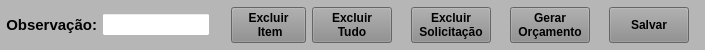
     <widget class="QWidget" name="widget_Cor8" native="true">
      <property name="sizePolicy">
       <sizepolicy hsizetype="Preferred" vsizetype="Fixed">
        <horstretch>0</horstretch>
        <verstretch>0</verstretch>
       </sizepolicy>
      </property>
      <property name="minimumSize">
       <size>
        <width>0</width>
        <height>50</height>
       </size>
      </property>
      <property name="maximumSize">
       <size>
        <width>16777215</width>
        <height>50</height>
       </size>
      </property>
      <property name="styleSheet">
       <string notr="true">background-color: rgb(182, 182, 182);</string>
      </property>
      <layout class="QHBoxLayout" name="horizontalLayout_21">
       <property name="spacing">
        <number>1</number>
       </property>
       <property name="leftMargin">
        <number>1</number>
       </property>
       <property name="topMargin">
        <number>1</number>
       </property>
       <property name="rightMargin">
        <number>1</number>
       </property>
       <property name="bottomMargin">
        <number>1</number>
       </property>
       <item>
        <widget class="QWidget" name="widget_24" native="true">
         <property name="maximumSize">
          <size>
           <width>16777215</width>
           <height>33</height>
          </size>
         </property>
         <property name="styleSheet">
          <string notr="true"/>
         </property>
         <layout class="QHBoxLayout" name="horizontalLayout_23">
          <property name="spacing">
           <number>5</number>
          </property>
          <property name="leftMargin">
           <number>5</number>
          </property>
          <property name="topMargin">
           <number>5</number>
          </property>
          <property name="rightMargin">
           <number>5</number>
          </property>
          <property name="bottomMargin">
           <number>5</number>
          </property>
          <item>
           <widget class="QLabel" name="label_28">
            <property name="sizePolicy">
             <sizepolicy hsizetype="Fixed" vsizetype="Preferred">
              <horstretch>0</horstretch>
              <verstretch>0</verstretch>
             </sizepolicy>
            </property>
            <property name="minimumSize">
             <size>
              <width>0</width>
              <height>0</height>
             </size>
            </property>
            <property name="maximumSize">
             <size>
              <width>101</width>
              <height>16777215</height>
             </size>
            </property>
            <property name="font">
             <font>
              <pointsize>11</pointsize>
              <weight>75</weight>
              <bold>true</bold>
             </font>
            </property>
            <property name="text">
             <string>Observação:</string>
            </property>
            <property name="alignment">
             <set>Qt::AlignRight|Qt::AlignTrailing|Qt::AlignVCenter</set>
            </property>
           </widget>
          </item>
          <item>
           <widget class="QLineEdit" name="line_Obs">
            <property name="sizePolicy">
             <sizepolicy hsizetype="Preferred" vsizetype="Preferred">
              <horstretch>0</horstretch>
              <verstretch>0</verstretch>
             </sizepolicy>
            </property>
            <property name="minimumSize">
             <size>
              <width>0</width>
              <height>0</height>
             </size>
            </property>
            <property name="maximumSize">
             <size>
              <width>16777215</width>
              <height>16777215</height>
             </size>
            </property>
            <property name="font">
             <font>
              <pointsize>9</pointsize>
             </font>
            </property>
            <property name="cursor">
             <cursorShape>IBeamCursor</cursorShape>
            </property>
            <property name="styleSheet">
             <string notr="true">background-color: rgb(255, 255, 255);</string>
            </property>
            <property name="inputMask">
             <string/>
            </property>
            <property name="text">
             <string/>
            </property>
            <property name="maxLength">
             <number>110</number>
            </property>
            <property name="frame">
             <bool>true</bool>
            </property>
            <property name="echoMode">
             <enum>QLineEdit::Normal</enum>
            </property>
            <property name="alignment">
             <set>Qt::AlignLeading|Qt::AlignLeft|Qt::AlignVCenter</set>
            </property>
           </widget>
          </item>
         </layout>
        </widget>
       </item>
       <item>
        <widget class="QWidget" name="widget_25" native="true">
         <property name="styleSheet">
          <string notr="true"/>
         </property>
         <layout class="QHBoxLayout" name="horizontalLayout_24">
          <property name="spacing">
           <number>6</number>
          </property>
          <property name="leftMargin">
           <number>15</number>
          </property>
          <property name="topMargin">
           <number>6</number>
          </property>
          <property name="rightMargin">
           <number>15</number>
          </property>
          <property name="bottomMargin">
           <number>6</number>
          </property>
          <item>
           <widget class="QPushButton" name="btn_ExcluirItem_Sol">
            <property name="sizePolicy">
             <sizepolicy hsizetype="Fixed" vsizetype="Preferred">
              <horstretch>0</horstretch>
              <verstretch>0</verstretch>
             </sizepolicy>
            </property>
            <property name="maximumSize">
             <size>
              <width>75</width>
              <height>16777215</height>
             </size>
            </property>
            <property name="font">
             <font>
              <pointsize>9</pointsize>
              <weight>75</weight>
              <bold>true</bold>
             </font>
            </property>
            <property name="cursor">
             <cursorShape>PointingHandCursor</cursorShape>
            </property>
            <property name="layoutDirection">
             <enum>Qt::LeftToRight</enum>
            </property>
            <property name="autoFillBackground">
             <bool>false</bool>
            </property>
            <property name="styleSheet">
             <string notr="true">background-color: rgb(141, 141, 141);</string>
            </property>
            <property name="text">
             <string>Excluir 
 Item</string>
            </property>
            <property name="checkable">
             <bool>false</bool>
            </property>
            <property name="autoDefault">
             <bool>false</bool>
            </property>
            <property name="default">
             <bool>false</bool>
            </property>
            <property name="flat">
             <bool>false</bool>
            </property>
           </widget>
          </item>
          <item>
           <widget class="QPushButton" name="btn_ExcluirTudo_Sol">
            <property name="sizePolicy">
             <sizepolicy hsizetype="Fixed" vsizetype="Preferred">
              <horstretch>0</horstretch>
              <verstretch>0</verstretch>
             </sizepolicy>
            </property>
            <property name="maximumSize">
             <size>
              <width>80</width>
              <height>16777215</height>
             </size>
            </property>
            <property name="font">
             <font>
              <pointsize>9</pointsize>
              <weight>75</weight>
              <bold>true</bold>
             </font>
            </property>
            <property name="cursor">
             <cursorShape>PointingHandCursor</cursorShape>
            </property>
            <property name="layoutDirection">
             <enum>Qt::LeftToRight</enum>
            </property>
            <property name="autoFillBackground">
             <bool>false</bool>
            </property>
            <property name="styleSheet">
             <string notr="true">background-color: rgb(141, 141, 141);</string>
            </property>
            <property name="text">
             <string>Excluir
Tudo</string>
            </property>
            <property name="checkable">
             <bool>false</bool>
            </property>
            <property name="autoDefault">
             <bool>false</bool>
            </property>
            <property name="default">
             <bool>false</bool>
            </property>
            <property name="flat">
             <bool>false</bool>
            </property>
           </widget>
          </item>
          <item>
           <widget class="QLabel" name="label_4">
            <property name="text">
             <string/>
            </property>
           </widget>
          </item>
          <item>
           <widget class="QPushButton" name="btn_Excluir_Sol">
            <property name="sizePolicy">
             <sizepolicy hsizetype="Fixed" vsizetype="Preferred">
              <horstretch>0</horstretch>
              <verstretch>0</verstretch>
             </sizepolicy>
            </property>
            <property name="maximumSize">
             <size>
              <width>80</width>
              <height>16777215</height>
             </size>
            </property>
            <property name="font">
             <font>
              <pointsize>9</pointsize>
              <weight>75</weight>
              <bold>true</bold>
             </font>
            </property>
            <property name="cursor">
             <cursorShape>PointingHandCursor</cursorShape>
            </property>
            <property name="layoutDirection">
             <enum>Qt::LeftToRight</enum>
            </property>
            <property name="autoFillBackground">
             <bool>false</bool>
            </property>
            <property name="styleSheet">
             <string notr="true">background-color: rgb(141, 141, 141);</string>
            </property>
            <property name="text">
             <string>Excluir
Solicitação</string>
            </property>
            <property name="checkable">
             <bool>false</bool>
            </property>
            <property name="autoDefault">
             <bool>false</bool>
            </property>
            <property name="default">
             <bool>false</bool>
            </property>
            <property name="flat">
             <bool>false</bool>
            </property>
           </widget>
          </item>
          <item>
           <widget class="QLabel" name="label_16">
            <property name="text">
             <string/>
            </property>
           </widget>
          </item>
          <item>
           <widget class="QPushButton" name="btn_Excel">
            <property name="sizePolicy">
             <sizepolicy hsizetype="Fixed" vsizetype="Preferred">
              <horstretch>0</horstretch>
              <verstretch>0</verstretch>
             </sizepolicy>
            </property>
            <property name="maximumSize">
             <size>
              <width>80</width>
              <height>16777215</height>
             </size>
            </property>
            <property name="font">
             <font>
              <pointsize>9</pointsize>
              <weight>75</weight>
              <bold>true</bold>
             </font>
            </property>
            <property name="cursor">
             <cursorShape>PointingHandCursor</cursorShape>
            </property>
            <property name="styleSheet">
             <string notr="true">background-color: rgb(141, 141, 141);</string>
            </property>
            <property name="text">
             <string>Gerar
Orçamento</string>
            </property>
           </widget>
          </item>
          <item>
           <widget class="QLabel" name="label_Text_Excel">
            <property name="text">
             <string/>
            </property>
           </widget>
          </item>
          <item>
           <widget class="QPushButton" name="btn_Salvar">
            <property name="sizePolicy">
             <sizepolicy hsizetype="Fixed" vsizetype="Preferred">
              <horstretch>0</horstretch>
              <verstretch>0</verstretch>
             </sizepolicy>
            </property>
            <property name="maximumSize">
             <size>
              <width>80</width>
              <height>16777215</height>
             </size>
            </property>
            <property name="font">
             <font>
              <pointsize>9</pointsize>
              <weight>75</weight>
              <bold>true</bold>
             </font>
            </property>
            <property name="cursor">
             <cursorShape>PointingHandCursor</cursorShape>
            </property>
            <property name="styleSheet">
             <string notr="true">background-color: rgb(141, 141, 141);</string>
            </property>
            <property name="text">
             <string>Salvar</string>
            </property>
           </widget>
          </item>
         </layout>
        </widget>
       </item>
      </layout>
     </widget>
